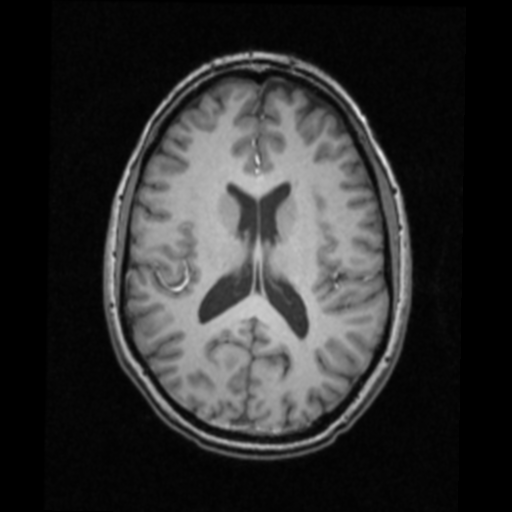
#> input picture IRM/T1.png, 512 x 512 px
$ jupyter execute --allow-errors TP1_approach_svm_student.ipynb
#> lines starting #> are read from the running program, lines starting #| are printed output that depends on the picture; after the words box and inside, x2 and y2 are one past the last pixel; in counts of white or black regions, pixels touching at a corner belong together
<img
src="https://www.imt-atlantique.fr/sites/default/files/Images/Ecole/charte-graphique/IMT_Atlantique_logo_RVB_Baseline_400x272.jpg"
WIDTH=200 HEIGHT=200>

<CENTER>
</br>
<p><font size="5"> TAF OPE - 2019</span></p>
<p><font size="4">  UE Machine Learning and advanced processing methods for multi-sensor data  </font></p>
<p></p>
<p><font size="5">  Notebook 01: Python lab - Approach SVM </font></p>
</p></br>
</p>
</CENTER>

$$
\def\R{{\mathbb R}}
\def\N{{\mathbb N}}
\def\Z{{\mathbb Z}}
\def\Xm{{\bf X}}
\def\xv{{\bf x}}
\def\Ym{{\bf Y}}
\def\yv{{\bf y}}
\def\wv{{\bf w}}
\def\lambdav{{\bf \lambda}}
$$

Given a training dataset of $M$ points of the form $(\xv_1,y_1), \ldots, (\xv_M,y_M)$ where $y_m \in \{-1,1\}$, each indicating the class to which the point $\xv_m$ belongs. Each $\xv_m \in \R^N$.

Pourpose: Determine the maximum-margin hyperplane (support vector) that divides the group of points $\xv_m$ for which $y_m = 1$ from the group of points for which $y_m=-1$.

# <span style="color:#00B8DE"> 1. Linear separable data</span>

There exist a vector $\wv = (w_1, \ldots, w_N)\in \R^N$ and $b \in \R$ such that $y_m(\wv^\top \xv_m +b)\leq 0$ for every $m \in [1,M]$. To define the vector $\wv$ and the parameter $b$, we resolve the dual optimisation problem follows:

$\text{maximize}_{\lambda \in \R^M} L(\lambda) = -\frac{1}{2} \sum\limits_{m' =1}^M \sum\limits_{m =1}^M \lambda_{m'}\lambda_{m} y_{m'} y_{m}\xv_{m'}^\top\xv_{m}  + \sum_{m=1}^M \lambda_m $

such that: $\lambdav^\top \yv = 0$ and $\lambda_m\geq 0$ for every $m \in [1,M]$

Then : $\wv^* = \sum_{m = 1}^M \lambda_m y_m \xv_m$ and $b^* = \frac{1}{\#\mathcal{K}} \sum_{k \in \mathcal{K}}\left(y_k -  \sum_{m = 1}^M \lambda_m y_m \xv_m \xv_k\right)$ where $\mathcal{K} = \{k: \lambda_k >0\}$.

[cell 1]
import numpy as np
import cvxopt
from sklearn.datasets import make_blobs
from sklearn.model_selection import train_test_split

from sklearn.svm import LinearSVC
from sklearn.metrics import confusion_matrix
from sklearn.datasets import make_circles

from matplotlib import pyplot as plt

#### Question 1: Coding the Soft Margin Support Vector Machines (SVM) method by using cvxopt libraty to solve the quadratic optimization problem (https://cvxopt.org/userguide/coneprog.html#quadratic-programming)

[cell 2]
"""
Programe algorithm SVM where
input: X in R^{M x N} training dataset
       y in R^M labels
output: w in R^N
        b in R
        lambd \in \R^M dual vector
        X_sv, y_sv the trainning set at its labels which correspond to the positive values of lambd
"""

def SVM(X, y):
    m,n=X.shape
    y=y.reshape(m,1) # Reshape the data

    # Define the matrix to use in cvxopt.solvers.qp
    P = cvxopt.matrix((y*X)@((y*X).T))
    Q = cvxopt.matrix(-1,(m,1), 'd')
    A = cvxopt.matrix(y.T)
    b= cvxopt.matrix(0,(1,1), 'd')
    G= cvxopt.matrix(-np.eye(m))
    h= cvxopt.matrix(0,(m,1), 'd')
    solve=cvxopt.solvers.qp(P,Q,G,h,A,b)

    # Get the parameters to compute the decision rule
    lambd= np.array(solve['x'])
    w = X.T@(lambd * y)
    b_etoile = np.mean(y- X@w)

    # Get the points for which lambda is superior to epsilon
    epsilon=1e-3
    indices_lambda=np.where(lambd > epsilon)[0]
    X_sv = X[indices_lambda]
    y_sv = y[indices_lambda]

    return w, b_etoile, lambd, X_sv, y_sv

#### Question 2. Define the predict function as well as the decision boundary line

[cell 3]
"""
define the functions to decide
"""

def predict(X, w, b):
    return np.sign(X@w + b)

def f_sv(x, w, b):
    y = (-b -w[0]*x)/w[1]
    return (y)

#### Question 3.  Test the SVM code for a linear serapable data which is generate by using the scikit-learn library (https://machinelearningmastery.com/generate-test-datasets-python-scikit-learn/)

[cell 4]
"""
Use the scikit-learn library to generate linearly separable data
(https://machinelearningmastery.com/generate-test-datasets-python-scikit-learn/)
"""

N = 250
M = 2

X, y = make_blobs(n_samples = N, centers=M, random_state=0, cluster_std=0.60)

#  label the negative samples as -1 instead of 0
y[y==0] = -1
tmp = np.ones(len(X))
y = tmp * y

# split the data into training and testing sets.
X_train, X_test, y_train, y_test = train_test_split(X, y, random_state=0)

# create and train an instance of our support vector machine class.

#> (the rest of this cell did not finish here and is left out)

#### Question 4. Visualize the result i.e. plot the test data and the decision boundary line

[cell 5]
col_train = ["green" if y==-1 else "red" for y in y_train]
#> (the rest of this cell did not finish here and is left out)

# <span style="color:#00B8DE"> 2. Non-Linear separable data</span>

In this part, you consider a non-linear separable data which is generated as follows

[cell 6]
#Create a non-linear separable data

# generate 2d classification dataset
X, y = make_circles(n_samples=100, noise=0.03)

y[y==0] = -1
tmp = np.ones(len(X))
y = tmp * y

x1 = X[y==1,:]
x2 = X[y==-1,:]

plt.title('Non-linear separable data')
plt.scatter(x1[:,0],x1[:,1],color='blue')
plt.scatter(x2[:,0],x2[:,1],color='red')

# split the data into training and testing sets.
X_train, X_test, y_train, y_test = train_test_split(X, y, random_state=0)
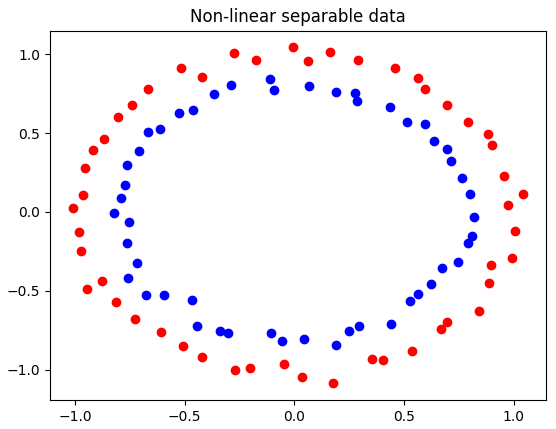
#> figure drawn by matplotlib, 1 panel

#### Question 5.  Define the following kernels

1. Linear: $K(x,x') = <x,x'>$
2. Polynomial:  $K(x,x') = (\gamma <x,x'> + \beta )^p$
3. Gaussian: $K(x,x') = \exp (-\|x-x'\|^2/2\sigma) $
4. Sigmoid: $K(x,x') = \tanh (\gamma <x,x'> + \beta)$

[cell 7]
# define the kernels
# Les kernels prennent en entrée des vecteurs lignes

def kernels_func(x,y,ker='linear',p1=1,p2=0,p3=1):
    if ker == 'linear':
        return (x@(y.T))
    elif ker == 'poly':
        return  (p1 * np.dot(x,y.T) + p2)**p3
    elif ker == 'gauss':
        return  np.exp(-(np.linalg.norm(x-y, ord=2)**2 / (2*p1)))
    else:
        return  np.tanh(p1 * np.dot(x, y.T) + p2)

#### Question 6. Coding the Kernel-based Support Vector Machines method (SVM_kernel) for the non linear separable data case

[cell 8]
"""
Programe algorithm SVM_kernel where
input: X in R^{M x N} training dataset
       y in R^M labels
       param: parameters of the kernels
       ker: type of kernel

output: lambd in \R^M the dual optimal
        b in R
        (X_sv, y_sv) set of data and its labels which correspond to the lambd >0
"""

def SVM_kernel(X, y,ker='linear',p1=1,p2=0,p3=1):
    # Get the number of rows of X
    m=X.shape[0]
    print("X.shape",X.shape)

    # Compute the kernel matrix between X and X
    K=np.array([[kernels_func(X[i,:], X[j,:],ker,p1,p2,p3) for j in range(m)] for i in range(m)])
    print("K.shape", K.shape)

    # Reshape y just in case
    y=y.reshape(m,1)
    print("y.shape", y.shape)

    P = cvxopt.matrix(y@(y.T)*K)
    Q = cvxopt.matrix(-1,(m,1), 'd')
    A = cvxopt.matrix(y.T)
    b= cvxopt.matrix(0,(1,1), 'd')
    G= cvxopt.matrix(-np.eye(m))
    h= cvxopt.matrix(0,(m,1), 'd')
    solve=cvxopt.solvers.qp(P,Q,G,h,A,b)

    lambd= np.array(solve['x'])

    # Get the support vectors, their labels and their lambda
    epsilon=1e-3
    indices_lambda=np.where(lambd > epsilon)[0]
    X_sv = X[indices_lambda]
    y_sv = y[indices_lambda]
    lambd_sv=lambd[indices_lambda]

    n=X_sv.shape[0]


    K_sv=np.array([ [kernels_func(X_sv[i,:], X_sv[j,:],ker,p1,p2,p3) for j in range(n)] for i in range(n)])
    b_etoile = np.mean(y_sv- ((lambd_sv*y_sv).reshape(1,n)@K_sv))


    return  b_etoile, lambd_sv, X_sv, y_sv

#### Question 7. Define the predict function

[cell 9]
def predict_kernel(lambd_sv, X_sv, y_sv, b, X_test,ker='linear',p1=1,p2=0,p3=1):
    K=np.array([ [kernels_func(X_test[i,:], X_sv[j,:],ker,p1,p2,p3) for j in range(X_sv.shape[0])] for i in range(X_test.shape[0])])
    print("K_predict_kernel", K.shape)
    y=K@(lambd_sv*y_sv) + b
    return np.sign(y)

#### Question  7 (bonus). SVM_kernel algorithm for the non linear data below and compare the results obtained by using different kenels

[cell 10]
# split the data into training and testing sets.
X_train, X_test, y_train, y_test = train_test_split(X, y, random_state=0)

# create and train an instance of our support vector machine class.
#> (the rest of this cell did not finish here and is left out)

#> (a cell that did not finish here is left out)

#> (a cell that did not finish here is left out)

y_test_predict = predict_kernel(lambd_sv, X_sv, y_sv ,b, X_test,ker='gauss',p1=1,p2=2,p3=4)

col_train = ["green" if y==-1 else "red" for y in y_train]
col_test = ["green" if y==-1 else "red" for y in y_test_predict]
plt.figure()
plt.title('Non-linear separable data, Gaussian kernel', fontweight='bold')
plt.scatter(X_train[:, 0], X_train[:,1], c=col_train, alpha=0.5)
plt.scatter(X_test[:, 0], X_test[:,1], c=col_test, marker='+')
# Very good results. Visually it corresponds to the class we would have predicted. Same result as polynomial kernel.

# <span style="color:#00B8DE">3. Real data</span>

The objective of this section is to segment a brain MRI examination obtained from three different acquisition sequences: T1, T2 and Flair. Three classes will be considered: white matter, gray matter and cerebrospinal fluid.

#### Question 8. use the skimage.io function to read the T1, T2, Flair (float64) images as well as the mask delimiting the region of interest (np.uint8). Use the loadtxt in numpy to read the IRM_labels .

[cell 13]
from skimage import io
import numpy as np

image_T1    = io.imread('IRM/T1.png').astype(np.uint8)[:,:,0] # to fill
#> image_T1: shape (512, 512); min 0, max 233, mean 46.9
image_T2    = io.imread('IRM/T2.png').astype(np.uint8)[:,:,0]# to fill
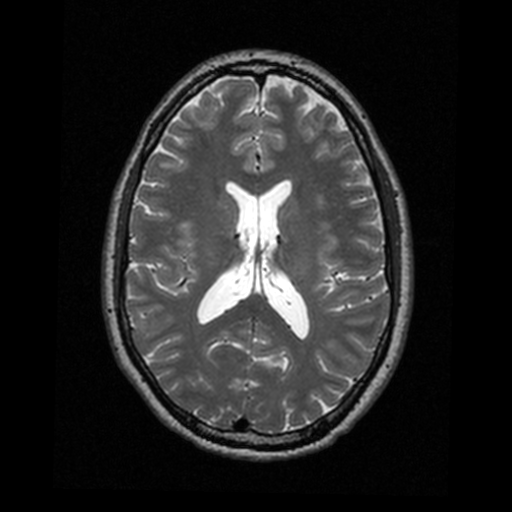
#> input picture IRM/T2.png, 512 x 512 px
#> image_T2: shape (512, 512); min 0, max 255, mean 37.7
image_Flair = io.imread('IRM/flair.png').astype(np.uint8)[:,:,0]# to fill
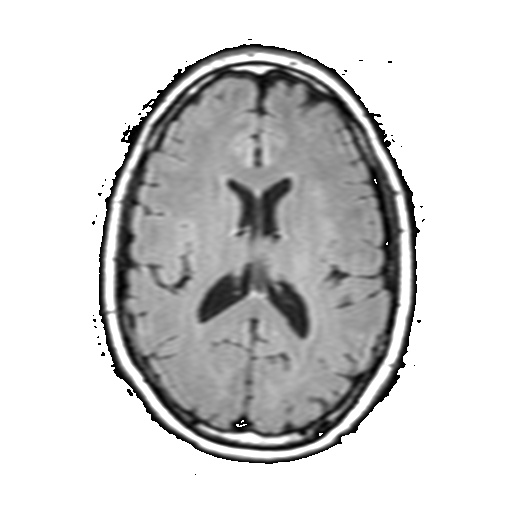
#> input picture IRM/flair.png, 512 x 512 px
#> image_Flair: shape (512, 512); min 0, max 255, mean 56
image_Mask  = io.imread('IRM/mask.png').astype(np.uint8)[:,:,0] # to fill
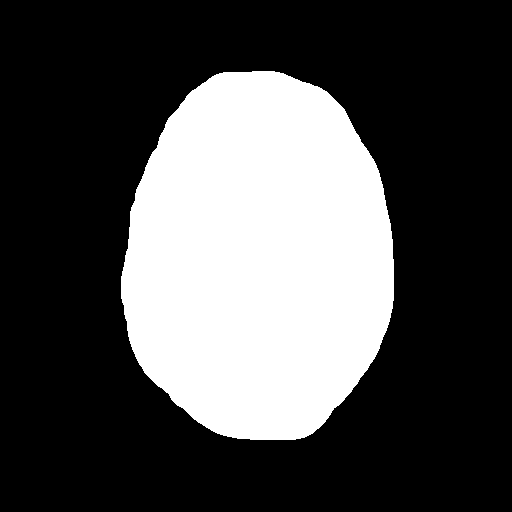
#> input picture IRM/mask.png, 512 x 512 px
#> image_Mask: shape (512, 512); 30.4% white; 1 white region, box (x1, y1, x2, y2) and area: (121, 71, 394, 440) 79603
image_Mask = image_Mask/np.max(image_Mask)

#> (the rest of this cell did not finish here and is left out)

#### Question 9. For each image (T1, T2, Flair), set the intensities outside the mask to zero

[cell 14]
 # to fill
masked_image_T1 = image_T1 * image_Mask
masked_image_T2 = image_T2 * image_Mask
masked_image_Flair = image_Flair * image_Mask
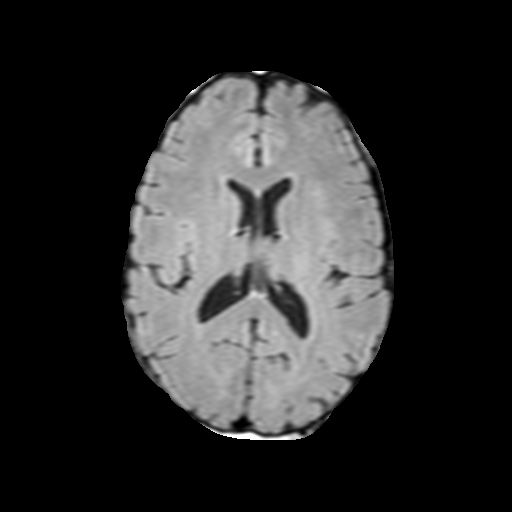
#> masked_image_Flair: shape (512, 512) float64; min 0, max 255, mean 43.5

#### Question 10. Visulize image_T1, image_T2 and image_Flair (use subplot)

[cell 15]
# figure
plt.subplot(1,3,1)
plt.imshow(image_T1, cmap='gray')
plt.title('Image T1', fontweight='bold')

plt.subplot(1,3,2)
plt.imshow(image_T2, cmap='gray')
plt.title('Image T2', fontweight='bold')

plt.subplot(1,3,3)
plt.imshow(image_Flair, cmap='gray')
plt.title('Image Flair', fontweight='bold')

#### Question 11. Create the training set from the data by cropping a set value into [300:350,200:250]. Use the image_T1 to generate a simpleLabel by setting the values <120 to 1 and -1 otherwise.

[cell 16]
# Define the training set
image_T1_cropped = image_T1[300:350,200:250]
image_T2_cropped = image_T2[300:350,200:250]
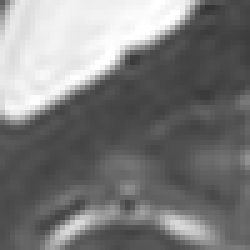
#> image_T2_cropped: shape (50, 50) (shown 5 times larger); min 52, max 255, mean 123.4
image_Flair_cropped = image_Flair[300:350,200:250]
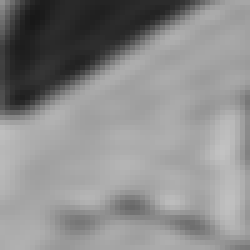
#> image_Flair_cropped: shape (50, 50) (shown 5 times larger); min 24, max 194, mean 139

#Make a copy of the cropped images (=training set)
simple_label_T1 = np.copy(image_T1_cropped)
simple_label_T2 = np.copy(image_T2_cropped)
simple_label_flair = np.copy(image_Flair_cropped)


# Browse the the cropped images an put the label associated with each pixel in the copy
for i in range(50):
    for j in range(50):
        simple_label_T1[i,j] = 1 if image_T1_cropped[i, j] < 120 else -1
        simple_label_T2[i,j] = 1 if image_T2_cropped[i, j] < 120 else -1
        simple_label_flair[i,j] = 1 if image_Flair_cropped[i, j] < 120 else -1
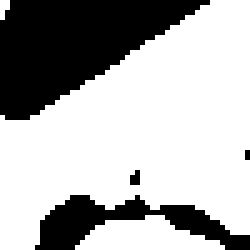
#> simple_label_T1: shape (50, 50) (shown 5 times larger); values 1 (black) and 255 (white), 68.6% white; 4 black regions (2 under 20 px), largest, box (x1, y1, x2, y2) and area: (0, 0, 42, 24) 572, (7, 39, 50, 50) 206
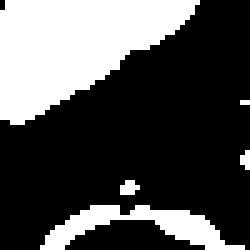
#> simple_label_T2: shape (50, 50) (shown 5 times larger); values 1 (black) and 255 (white), 31% white; 5 white regions (3 under 20 px), largest, box (x1, y1, x2, y2) and area: (0, 0, 40, 25) 606, (8, 41, 49, 50) 153
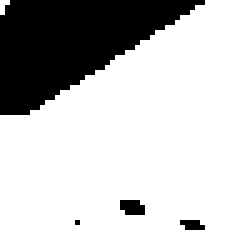
#> simple_label_flair: shape (50, 50) (shown 5 times larger); values 1 (black) and 255 (white), 77.6% white; 4 black regions (3 under 20 px), largest, box (x1, y1, x2, y2) and area: (0, 0, 41, 23) 537

[cell 17]
# Plot the cropped images and the simple label images
fig, axes = plt.subplots(3,2, figsize=(5,10))
axes[0,0].imshow(image_T1_cropped, cmap=plt.cm.gray)
axes[0,0].set_title('Cropped Image T1', fontweight='bold')
axes[0,1].imshow(simple_label_T1, cmap=plt.cm.gray)
axes[0,1].set_title("Simple Label", fontweight='bold')

axes[1,0].imshow(image_T2_cropped, cmap=plt.cm.gray)
axes[1,0].set_title('Cropped Image T2', fontweight='bold')
axes[1,1].imshow(simple_label_T2, cmap=plt.cm.gray)
axes[1,1].set_title("Simple Label", fontweight='bold')

axes[2,0].imshow(image_Flair_cropped, cmap=plt.cm.gray)
axes[2,0].set_title('Cropped Image Flair', fontweight='bold')
axes[2,1].imshow(simple_label_flair, cmap=plt.cm.gray)
axes[2,1].set_title("Simple Label", fontweight='bold')

for ax in axes.flatten():
    ax.set_xticks([])
    ax.set_yticks([])

#### Question 12. We now wish to keep only the data inside the mask, in the form of 1D vectors (one vector per image). Perform this operation using the numpy.reshape function (...., - 1)

[cell 18]
vec_T1_cropped = image_T1_cropped.reshape(-1)
#> vec_T1_cropped = 2500 values, max 201 at index 792, min 43 at index 903, mean 135.6
vec_T2_cropped = image_T2_cropped.reshape(-1)
#> vec_T2_cropped = 2500 values, max 255 at index 31, min 52 at index 91, mean 123.4
vec_flair_cropped = image_Flair_cropped.reshape(-1)
#> vec_flair_cropped = 2500 values, max 194 at index 1544, min 24 at index 156, mean 139

vec_T1_label=simple_label_T1.reshape(-1)
#> vec_T1_label = 2500 values, max 255 at index 0, min 1 at index 2, mean 175.2
vec_T2_label=simple_label_T2.reshape(-1)
#> vec_T2_label = 2500 values, max 255 at index 1, min 1 at index 0, mean 79.84
vec_flair_label=simple_label_flair.reshape(-1)
#> vec_flair_label = 2500 values, max 255 at index 0, min 1 at index 2, mean 198.2
vec_T1_cropped
#> Out has the same summary as vec_T1_cropped
